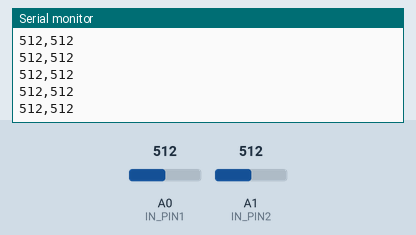
Bench run of a sketch on a simulated Arduino Leonardo, built with avr-gcc and run on an emulated ATmega32U4. Parts: the last lines printed to the serial monitor. Inputs (shaded band) come from the test bench; at power-on: A0 (IN_PIN1) = 512, A1 (IN_PIN2) = 512.

Above: at 1.2 s.
1.3 s: A0 (IN_PIN1) set to 716
At 2.3 s:
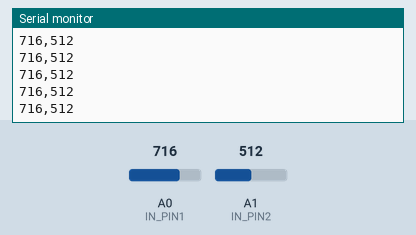
2.8 s: A1 (IN_PIN2) set to 716
At 3.3 s:
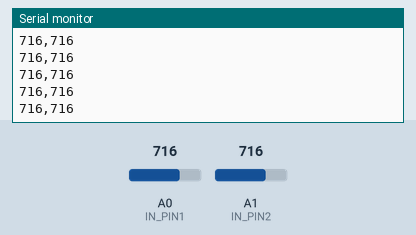
4.3 s: A0 (IN_PIN1) set to 900
At 5.4 s:
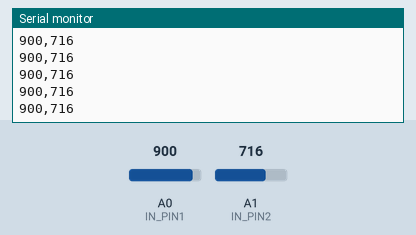
5.8 s: A1 (IN_PIN2) set to 900
At 6.5 s:
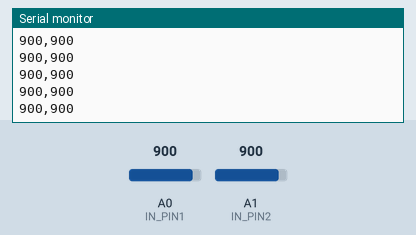
Timing chart, 0 to 8.3 s (numbered marks = the images above; inputs shaded):
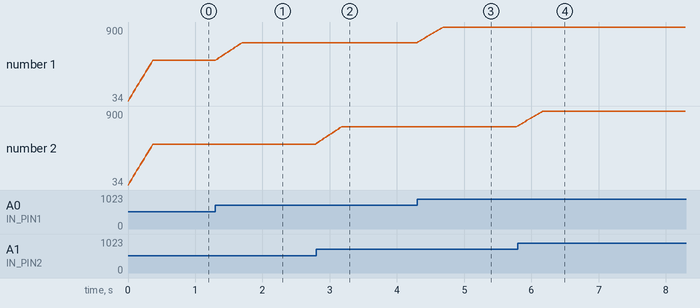

Measured:
- after the input at 1.3 s, the serial monitor: prints a new line at once (image 1)
- after the input at 2.8 s, the serial monitor: prints a new line at once (image 2)
- after the input at 4.3 s, the serial monitor: prints a new line at once (image 3)
- after the input at 5.8 s, the serial monitor: prints a new line at once (image 4)
- plotted number 1: 512 → 716 after the input at 1.3 s, 716 → 900 after the input at 4.3 s

The sketch:

analog_cc_midi.ino
```cpp
/*
This Arduino program can be paired with the Webmidi.js/p5js sketch found here:
https://editor.p5js.org/dbarrett/sketches/1Z7wl-Qxj
Or any program that is listening to MIDI CC messages from CC1 and CC2
Analog values at pins A0 and A1


See the Arduino Nano 33 IoT's labeled pins here:
https://content.arduino.cc/assets/Pinout-NANO33IoT_latest.png


Using the "smoothing noisy sensor data" approach found here:
https://maker.pro/arduino/tutorial/how-to-clean-up-noisy-sensor-data-with-a-moving-average-filter
Instead of one smoothed analog read, in this program we double up to have two
This allows us to use a two directional joystick to send two CC messages
*/

#include "MIDIUSB.h"

#define IN_PIN1 A0
#define IN_PIN2 A1
#define WINDOW_SIZE 15

//First Smoothed variables
int INDEX1 = 0;
int VALUE1 = 0;
int SUM1 = 0;
int READINGS1[WINDOW_SIZE];
int AVERAGED1 = 0;

//Second smoothed input
int INDEX2 = 0;
int VALUE2 = 0;
int SUM2 = 0;
int READINGS2[WINDOW_SIZE];
int AVERAGED2 = 0;

void setup() {
  pinMode(IN_PIN1, INPUT);
  pinMode(IN_PIN2, INPUT);
  Serial.begin(9600);
}

void loop() {

  SUM1 = SUM1 - READINGS1[INDEX1];       // Remove the oldest entry from the sum
  VALUE1 = analogRead(IN_PIN1);        // Read the next sensor value
  READINGS1[INDEX1] = VALUE1;           // Add the newest reading to the window
  SUM1 = SUM1 + VALUE1;                 // Add the newest reading to the sum
  INDEX1 = (INDEX1+1) % WINDOW_SIZE;   // Increment the index, and wrap to 0 if it exceeds the window size

  AVERAGED1 = SUM1 / WINDOW_SIZE;      // Divide the sum of the window by the window size for the result

  //Serial.print(VALUE1);
  // Serial.print(",");
  Serial.print(AVERAGED1);


  //Do it all of the smoothing logic again,
  //On a second input and second set of variables dedicated for that input

  SUM2 = SUM2 - READINGS2[INDEX2];       // Remove the oldest entry from the sum
  VALUE2 = analogRead(IN_PIN2);        // Read the next sensor value
  READINGS2[INDEX2] = VALUE2;           // Add the newest reading to the window
  SUM2 = SUM2 + VALUE2;                 // Add the newest reading to the sum
  INDEX2 = (INDEX2+1) % WINDOW_SIZE;   // Increment the index, and wrap to 0 if it exceeds the window size

  AVERAGED2 = SUM2 / WINDOW_SIZE;      // Divide the sum of the window by the window size for the result

  //Serial.print(VALUE2);
  Serial.print(",");
  Serial.println(AVERAGED2);


  //Using the MIDI library
  //Sending Control Change messages with these analog value

  //Needs values from 0 to 127, so we make new variables scaling those readings
  int mappedCC1 = map(AVERAGED1, 0, 1023, 0, 127);
  int mappedCC2 = map(AVERAGED2, 0, 1023, 0, 127);
  controlChange(1,1,mappedCC1);
  controlChange(1,2,mappedCC2);

  delay(25);
}


// First parameter is the event type (0x0B = control change).
// Second parameter is the event type, combined with the channel.
// Third parameter is the control number number (0-119).
// Fourth parameter is the control value (0-127).

void controlChange(byte channel, byte control, byte value) {

  midiEventPacket_t event = {0x0B, 0xB0 | channel, control, value};

  MidiUSB.sendMIDI(event);
}
```
